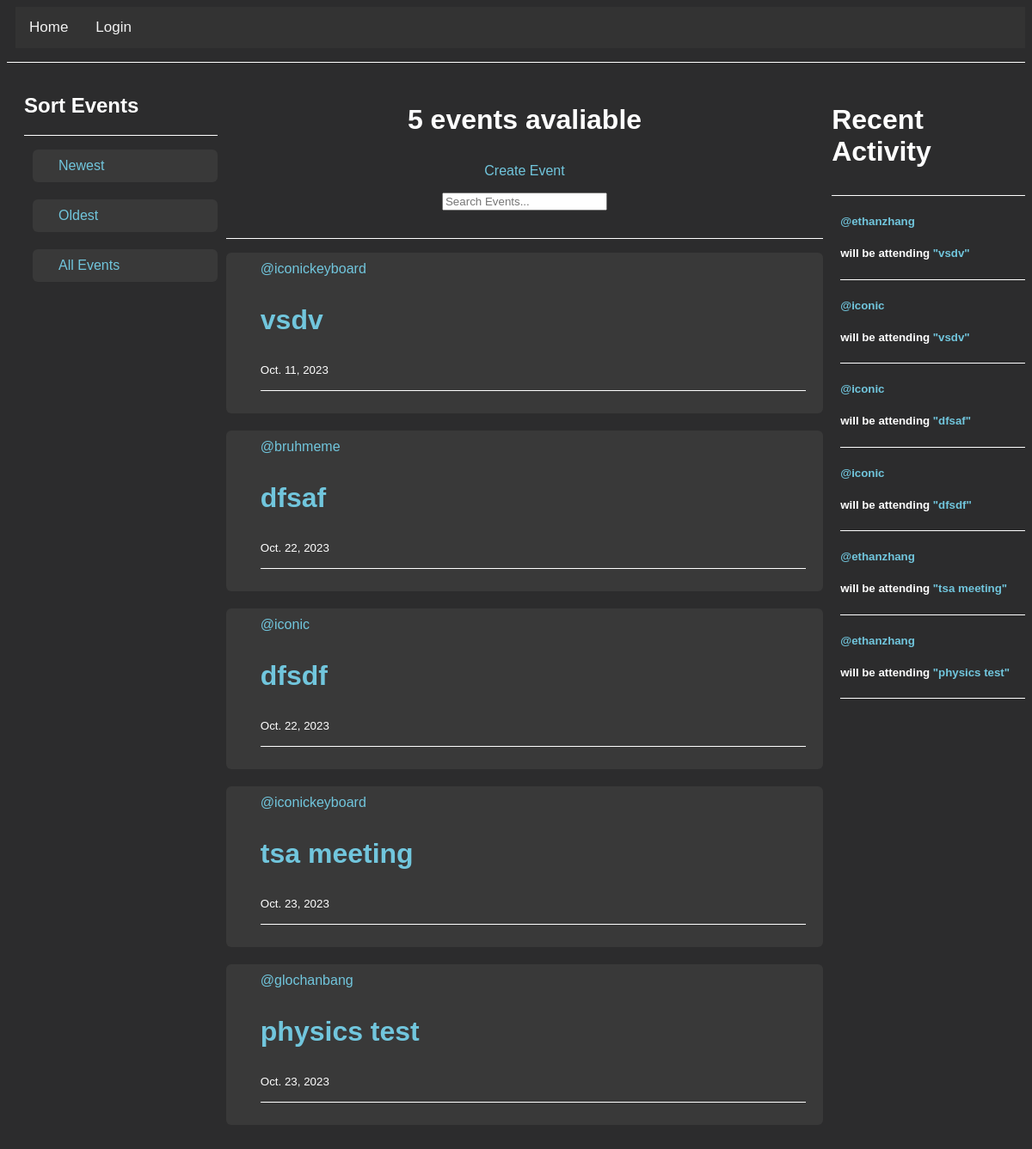
The page /event-list/ on the database its author committed.
### questions/models.py (models this page shows)
class Event(models.Model):
    title = models.CharField(max_length=200)
    host = models.ForeignKey(User, on_delete=models.SET_NULL, null=True)
    description = models.TextField(null=True, blank=True)
    date = models.DateField(default=datetime.date.today)
    location = models.CharField(max_length=200)
    def __str__(self):
        return self.title

class EventResponse(models.Model):
    user = models.ForeignKey(User, on_delete=models.SET_NULL, null=True)
    event = models.ForeignKey(Event, on_delete=models.CASCADE, null=True)
    attending = models.BooleanField(null=True, blank=True)
    notattending = models.BooleanField(null=True, blank=True)

### questions/views.py (the view)
# urls.py: path('event-list/', listEvents, name='list-events'),
def listEvents(request):
    q = request.GET.get('q') if request.GET.get('q') != None else ''
    e = request.GET.get('e') if request.GET.get('e') != None else ''
    count = Event.objects.count()
    responses = EventResponse.objects.filter(attending = True)
    if q == 'newest':
        events = Event.objects.filter(
            Q(title__icontains = e) |
            Q(description__icontains = e)
        ).order_by('-date')
        context = {
            'events': events,
            'event_count': count,
            'eresponses': responses
        }
        return render(request, 'questions/events_list.html', context)
    else:
        events = Event.objects.filter(
            Q(title__icontains = e) |
            Q(description__icontains = e)
        ).order_by('date')
        context = {
            'events': events,
            'event_count': count,
            'eresponses': responses
        }
        return render(request, 'questions/events_list.html', context)

### questions/templates/questions/events_list.html (shortened to what this page needs)
{% extends 'main.html' %}
{% block content %}
<div class="home-container">
    <div>
        <h2>Sort Events</h2>
        <hr>
        <div class="media content-section">
            <a href="{% url 'list-events' %}?q=newest">Newest</a>
        </div>
        <div class="media content-section">
            <a href="{% url 'list-events' %}?q=oldest">Oldest</a>
        </div>
        <div class="media content-section">
            <a href="{% url 'list-events' %}">All Events</a>
        </div>
    </div>
    <div>
        <center><h3>{{event_count}} events avaliable</h3></center>
        <center><a href="{% url 'create-event' %}">Create Event</a></center>
        <form method="GET" action="">
            <center><input type="text" name="e" placeholder="Search Events..."></center>
        </form>
        <hr>
            {% include 'questions/event_feed.html' %}
    </div>
    <div>
        <h3>Recent Activity</h3>
        <hr>
        {% include 'questions/events_component.html' %}
    </div>
</div>
{% endblock content %}

### questions/templates/questions/event_feed.html (shortened to what this page needs)
{% for event in events %}
    <article class = "media content-section">
            <div>
                <a href="{% url 'profile' event.host.id %}">@{{event.host.username}}</a>
                <h3><a href="{% url 'event' event.id %}">{{ event.title }}</a></h3>
                <small>{{ event.date }}</small>
                <hr>
            </div>
    </article>
{% endfor %}

### questions/templates/questions/events_component.html
{% for message in eresponses %}
    <article>
        <div >
            <h5><a href="{% url 'profile' message.user.id %}">@{{ message.user }}</a></h5>
            <h5>will be attending <a href="{% url 'event' message.event.id %}">"{{ message.event }}"</a></h5>
            <hr>
        </div>
    </article>
{% endfor %}

### static/styles/main.css (style rules this page uses)
body { background: #2c2c2d; color: white; font-family: sans-serif; }
h1, h2, h3, h4, h5, h6 { color: white; }
h3 { font-size: 2rem; }
hr { background-color: white; height: 1px; margin: 1rem 0; border: none; }
input { min-width: 12rem; margin: 1rem 0; }
a { color: 71c6dd; text-decoration: None; }
div { margin-left: 10px; border-radius: 0px; border-color: white; }
.content-section { background: #393939; padding: 10px 20px 10px 30px; border: 1px #dddddd; border-radius: 6px; margin-bottom: 20px; }

### questions/templates/questions/events_list.html (style rules this page uses)
.home-container { display: grid; grid-template-columns: 1fr 3fr 1fr; }

### rows shown on the page
Event: host.username "iconickeyboard", title "vsdv", date "Oct. 11, 2023"
Event: host.username "bruhmeme", title "dfsaf", date "Oct. 22, 2023"
Event: host.username "iconic", title "dfsdf", date "Oct. 22, 2023"
Event: host.username "iconickeyboard", title "tsa meeting", date "Oct. 23, 2023"
Event: host.username "glochanbang", title "physics test", date "Oct. 23, 2023"
EventResponse: user "ethanzhang", event "vsdv"
EventResponse: user "iconic", event "vsdv"
EventResponse: user "iconic", event "dfsaf"
EventResponse: user "iconic", event "dfsdf"
EventResponse: user "ethanzhang", event "tsa meeting"
EventResponse: user "ethanzhang", event "physics test"

### other values the page prints
{{ event_count }} "5"
